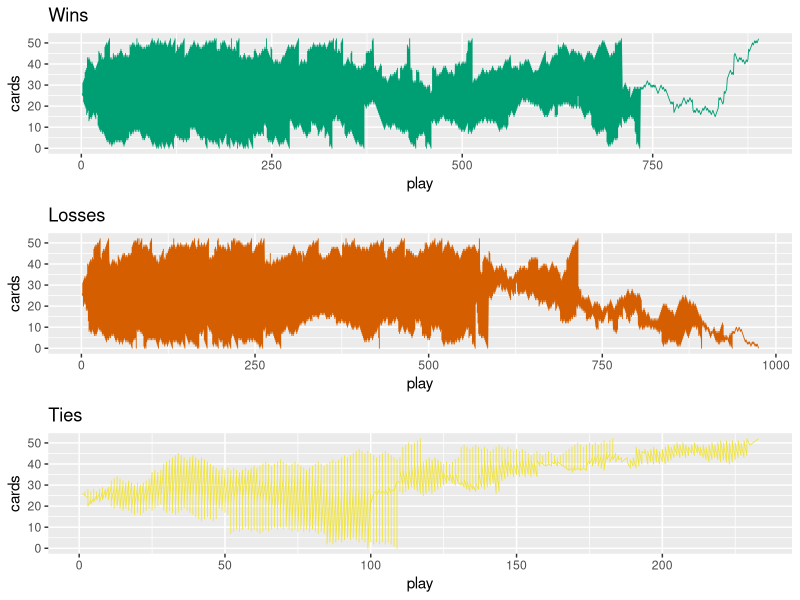

Recreate this plot in R.
library(ggplot2)
library(gridExtra)
# plot number of cards in hand over the course of games
deck_sizes <- read.csv("deckSizes100random.csv")
games <- read.csv("games100random.csv")
merged = merge(deck_sizes, games, by = 'id')
merged$cards = merged$p1Cards
wins <- merged[merged$result=='W',]
losses <- merged[merged$result=='L',]
ties <- merged[merged$result=='T',]
#ggplot(data=merged, aes(x=play, y=p1Cards, group=result)) + geom_line(aes(color=result))
p1 <- ggplot(data=wins, aes(x=play, y=cards)) + geom_line(color='#009E73', size=0.3) + ggtitle("Wins")
p2 <- ggplot(data=losses, aes(x=play, y=cards)) + geom_line(color='#D55E00', size=0.3) + ggtitle("Losses")
p3 <- ggplot(data=ties, aes(x=play, y=cards)) + geom_line(color='#F0E442', size=0.3) + ggtitle("Ties")
grid.arrange(p1, p2, p3, ncol=1)
